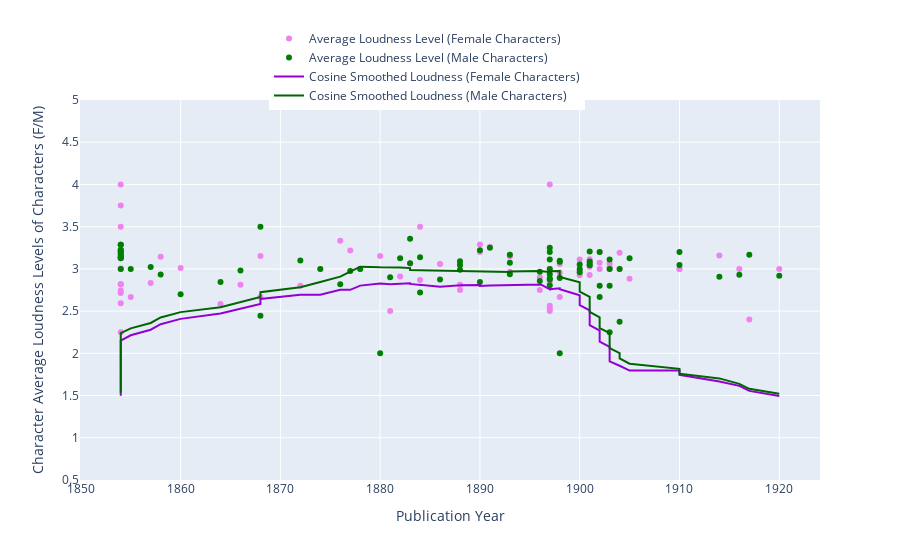

The notebook cell saved with this chart:
### Code cell
# Character Loudness sorted by female and male average character loudness but independent of authors

import plotly.graph_objects as go
import numpy as np

# Sort the DataFrame by 'text_used_date' column
df_female_sorted_by_publication_year = df_new2_female.sort_values(by='text_used_date')

# Calculate cosine smoothed loudness values for females
window_size = 50  # Define the window size for cosine smoothing
cosine_smoothed_loudness_female = np.convolve(df_female_sorted_by_publication_year['female_loudness_average'], np.ones(window_size)/window_size, mode='same')

# Calculate cosine smoothed loudness values for males
cosine_smoothed_loudness_male = np.convolve(df_female_sorted_by_publication_year['male_loudness_average'], np.ones(window_size)/window_size, mode='same')

# Create scatter plot for loudness for females
scatter_female = go.Scatter(x=df_female_sorted_by_publication_year['text_used_date'], 
                            y=df_female_sorted_by_publication_year['female_loudness_average'],
                            mode='markers',
                            marker=dict(color='violet'),
                            name='Average Loudness Level (Female Characters)',
                            text=df_female_sorted_by_publication_year['filename'],  # Hover text
                            hoverinfo='text')

# Create scatter plot for loudness for males
scatter_male = go.Scatter(x=df_female_sorted_by_publication_year['text_used_date'], 
                          y=df_female_sorted_by_publication_year['male_loudness_average'],
                          mode='markers',
                          marker=dict(color='green'),
                          name='Average Loudness Level (Male Characters)',
                          text=df_female_sorted_by_publication_year['filename'],  # Hover text
                          hoverinfo='text')

# Create line plot for cosine smoothed loudness for females
line_smoothed_female = go.Scatter(x=df_female_sorted_by_publication_year['text_used_date'], 
                                  y=cosine_smoothed_loudness_female,
                                  mode='lines',
                                  line=dict(color='darkviolet', width=2),
                                  name='Cosine Smoothed Loudness (Female Characters)')

# Create line plot for cosine smoothed loudness for males
line_smoothed_male = go.Scatter(x=df_female_sorted_by_publication_year['text_used_date'], 
                                y=cosine_smoothed_loudness_male,
                                mode='lines',
                                line=dict(color='darkgreen', width=2),
                                name='Cosine Smoothed Loudness (Male Characters)')

# Create layout
layout = go.Layout(#title='Character Representation by Female Authors',
                   xaxis=dict(title='Publication Year'),
                   yaxis=dict(title='Character Average Loudness Levels of Characters (F/M)', range=[0.5, 5]),
                   hovermode='closest',
                   legend=dict(x=0.5, y=1.2, orientation='h'),
                   template='plotly')  

# Create figure
fig = go.Figure(data=[scatter_female, scatter_male, line_smoothed_female, line_smoothed_male], layout=layout)

# Show plot
fig.show()

# Export as PNG with high resolution for print
fig.write_image("/Users/sguhr/Desktop/Diss_notebooks/Diss_data_visualization/20240514_CL_female_male_characters_smoothed_medium_res_df_new2_new_female_authors2.png", scale=10)

# Export as HTML
fig.write_html("/Users/sguhr/Desktop/Diss_notebooks/Diss_data_visualization/20240514_CL_female_male_characters_smoothed_medium_res_df_new2_new_female_authors2.html")

### Figure 1 — Plotly figure (JSON) as saved in the notebook; plotly's stock layout.template omitted (floating-point values rounded to 4 significant figures)
{"data": [{"hoverinfo": "text", "marker": {"color": "violet"}, "mode": "markers", "name": "Average Loudness Level (Female Characters)", "text": ["Wildermuth_Ottilie_Geschichten_aus_Schwaben_Auch_ein_altes_Paerchen", "Wildermuth_Ottilie_Geschichten_aus_Schwaben_Aus_dem_Leben_einer_Hausfrau_der_neuen_Zeit", "Wildermuth_Ottilie_Geschichten_aus_Schwaben_Das_genuegsame_Pfarrhaus", "Wildermuth_Ottilie_Geschichten_aus_Schwaben_Das_toechterreiche_Pfarrhaus", "Wildermuth_Ottilie_Geschichten_aus_Schwaben_Der_alte_Frey", "Wildermuth_Ottilie_Geschichten_aus_Schwaben_Der_Prinz_aus_Mohrenland", "Wildermuth_Ottilie_Geschichten_aus_Schwaben_Der_Witwe_Toechterlein", "Wildermuth_Ottilie_Geschichten_aus_Schwaben_Der_Englaender", "Wildermuth_Ottilie_Geschichten_aus_Schwaben_Drei_Brueder", "Wildermuth_Ottilie_Geschichten_aus_Schwaben_Eine_alter_Jungfer", "Wildermuth_Ottilie_Geschichten_aus_Schwaben_Keine_Neigungsheirath", "Wildermuth_Ottilie_Geschichten_aus_Schwaben_Die_Jammerbase", "Wildermuth_Ottilie_Geschichten_aus_Schwaben_Das_erfolgreiche_Conzert", "Polko_Elise_Eine_Leonore", "von_Schorn_Henriette_In_guter_und_in_boeser_Zeit", "von_Schorn_Henriette_Kind_und_Kindeskind", "Wildermuth_Ottilie_Onkel_Gottliebs_Jugendliebe", "Ernesti_Louise_Unter_dem_Bauernkittel", "Wildermuth_Ottilie_Krieg_und_Frieden", "von_Duering-Oetken_Helene_Drei_Blumen_am_Wege_eines_Hagestolzen", "Tenger_Mariam_Meister_Hans", "Jarke_Franziska_Und_er_soll_Dein_Herr_sein", "Louran_Hermine_Fliederzweige", "Linz_Amelie_Ein_Grab", "von_Ebner-Eschenbach_Marie_Er_lasst_die_Hand", "Christen_Ada_Kaethes_Federhut", "Linz_Amelie_Das_Fruehlingsbluemchen", "von_Reuss_Zoe_Der_schwarze_Fritz", "von_Suttner_Bertha_Ketten_und_Verkettungen", "von_Ebner-Eschenbach_Marie_Die_Resel", "von_Ebner-Eschenbach_Marie_Krambambuli", "Christen_Ada_Der_einsame_Spatz", "Christen_Ada_Als_er_heimkehrte", "Spyri_Johanna_Was_die_Grossmutter", "von_Peternell_Anna_Die_Frau_Majorin", "Arnold_Hans_Amicitia", "Ludwig_Julie_Waldemars_Brautfahrt", "Frapan_Ilse_Uns_Ida", "Frapan_Ilse_Thedche_Bolzen", "Frapan_Ilse_Bittersuess_Monika", "von_Buelow_Frieda_Die_schoensten_Novellen_Sie_und_Er", "Villinger_Hermine_Aus_unserer_Zeit_Die_Bas", "Villinger_Hermine_Aus_unserer_Zeit_Revisors", "Niese_Charlotte_Geschichten_aus_Corisande_Die_Geschichte_des_Etatsrats", "Niese_Charlotte_Geschichten_aus_Corisande_Corisande", "Viebig_Clara_Die_Cigarrenarbeiterin", "zu_Reventlow_Franziska_Das_graefliche_Milchgeschaeft", "Treu_Eva_Der_gute_Regen", "Janitschek_Maria_Das_kleine_Huendchen", "Boehlau_Helene_Altweimarische_Liebesgeschichten_Das_ehrbussliche_Weiblein", "Janitschek_Maria_Land", "Viebig_Clara_Margrets_Wallfahrt", "Viebig_Clara_Der_Osterquell", "Anklam_Louise_Kindergeschichten_Der_Herr_Kaiser", "Anklam_Louise_Kindergeschichten_Der_Weihnachtsabend", "Anklam_Louise_Kindergeschichten_Der_wilde_Arno", "Anklam_Louise_Kindergeschichten_Der_Wunderdoktor", "Wildermuth_Ottilie_Die_alte_Freundin_Des_Herrn_Pfarrers_Kuh", "Wildermuth_Ottilie_Die_alte_Freundin_Es_ging_ein_Engel_durch_das_Haus", "Merk_Emma_Die_ersehnte_Stunde", "Sapper_Agnes_Das_kleine_Dummerle_Regine_Lenz", "Sapper_Agnes_Das_kleine_Dummerle_Mutter_und_Tochter", "Sapper_Agnes_Das_kleine_Dummerle_Ein_geplagter_Mann", "Sapper_Agnes_Das_kleine_Dummerle_Das_kleine_Dummerle", "Janitschek_Maria_Das_neue_Weib", "Janitschek_Maria_Hysterie", "Janitschek_Maria_Neue_Erziehung", "Meisel-Hess_Grete_Suchende_Seelen_Das_Leid", "Meisel-Hess_Grete_Suchende_Seelen_Die_Luege", "Meisel-Hess_Grete_Suchende_Seelen_Krisis", "Duncker_Dora_Totgelacht", "Behrens_Bertha_Alte_Liebe_und_anderes_Maiblumen", "Behrens_Bertha_Alte_Liebe_und_anderes_Alte_Liebe", "Duncker_Dora_Jugend", "Niese_Charlotte_Es_war_gut_so", "von_Ebner-Eschenbach_Marie_Der_Saeger", "Rie_Therese_Die_Liebende_Die_Spiessbuergerin", "Pappenheim_Bertha_Erzaehlungen_Der_Wunderrabbi", "zu_Reventlow_Franziska_Spiritismus", "Niese_Charlotte_Die_falschen_Weihnachtsbaeume"], "type": "scatter", "x": [1854, 1854, 1854, 1854, 1854, 1854, 1854, 1854, 1854, 1854, 1854, 1854, 1854, 1855, 1857, 1858, 1860, 1864, 1866, 1868, 1868, 1872, 1874, 1876, 1877, 1878, 1880, 1881, 1882, 1883, 1883, 1884, 1884, 1886, 1888, 1888, 1888, 1890, 1890, 1891, 1893, 1893, 1893, 1896, 1896, 1897, 1897, 1897, 1897, 1897, 1897, 1897, 1897, 1898, 1898, 1898, 1898, 1900, 1900, 1900, 1901, 1901, 1901, 1901, 1902, 1902, 1902, 1903, 1903, 1903, 1903, 1904, 1904, 1905, 1910, 1910, 1914, 1916, 1917, 1920], "y": [2.744, 3.005, 2.714, 2.594, 3.5, 3.286, 2.818, 4.0, 2.25, 3.0, 3.125, 2.818, 3.75, 2.667, 2.833, 3.143, 3.012, 2.583, 2.812, 3.154, 2.667, 2.8, 3.0, 3.333, 3.217, 3.0, 3.154, 2.5, 2.909, 3.062, 0.0, 3.5, 2.868, 3.057, 3.051, 2.812, 2.75, 3.2, 3.288, 3.261, 3.167, 3.147, 2.967, 2.75, 2.9, 2.562, 0.0, 2.857, 0.0, 2.5, 4.0, 2.533, 3.0, 2.958, 3.059, 2.667, 2.905, 2.926, 2.983, 3.112, 3.116, 3.024, 3.086, 2.929, 3.0, 3.071, 3.2, 3.0, 3.062, 0.0, 3.02, 3.0, 3.19, 2.882, 3.0, 3.0, 3.158, 3.0, 2.4, 3.0]}, {"hoverinfo": "text", "marker": {"color": "green"}, "mode": "markers", "name": "Average Loudness Level (Male Characters)", "text": ["Wildermuth_Ottilie_Geschichten_aus_Schwaben_Auch_ein_altes_Paerchen", "Wildermuth_Ottilie_Geschichten_aus_Schwaben_Aus_dem_Leben_einer_Hausfrau_der_neuen_Zeit", "Wildermuth_Ottilie_Geschichten_aus_Schwaben_Das_genuegsame_Pfarrhaus", "Wildermuth_Ottilie_Geschichten_aus_Schwaben_Das_toechterreiche_Pfarrhaus", "Wildermuth_Ottilie_Geschichten_aus_Schwaben_Der_alte_Frey", "Wildermuth_Ottilie_Geschichten_aus_Schwaben_Der_Prinz_aus_Mohrenland", "Wildermuth_Ottilie_Geschichten_aus_Schwaben_Der_Witwe_Toechterlein", "Wildermuth_Ottilie_Geschichten_aus_Schwaben_Der_Englaender", "Wildermuth_Ottilie_Geschichten_aus_Schwaben_Drei_Brueder", "Wildermuth_Ottilie_Geschichten_aus_Schwaben_Eine_alter_Jungfer", "Wildermuth_Ottilie_Geschichten_aus_Schwaben_Keine_Neigungsheirath", "Wildermuth_Ottilie_Geschichten_aus_Schwaben_Die_Jammerbase", "Wildermuth_Ottilie_Geschichten_aus_Schwaben_Das_erfolgreiche_Conzert", "Polko_Elise_Eine_Leonore", "von_Schorn_Henriette_In_guter_und_in_boeser_Zeit", "von_Schorn_Henriette_Kind_und_Kindeskind", "Wildermuth_Ottilie_Onkel_Gottliebs_Jugendliebe", "Ernesti_Louise_Unter_dem_Bauernkittel", "Wildermuth_Ottilie_Krieg_und_Frieden", "von_Duering-Oetken_Helene_Drei_Blumen_am_Wege_eines_Hagestolzen", "Tenger_Mariam_Meister_Hans", "Jarke_Franziska_Und_er_soll_Dein_Herr_sein", "Louran_Hermine_Fliederzweige", "Linz_Amelie_Ein_Grab", "von_Ebner-Eschenbach_Marie_Er_lasst_die_Hand", "Christen_Ada_Kaethes_Federhut", "Linz_Amelie_Das_Fruehlingsbluemchen", "von_Reuss_Zoe_Der_schwarze_Fritz", "von_Suttner_Bertha_Ketten_und_Verkettungen", "von_Ebner-Eschenbach_Marie_Die_Resel", "von_Ebner-Eschenbach_Marie_Krambambuli", "Christen_Ada_Der_einsame_Spatz", "Christen_Ada_Als_er_heimkehrte", "Spyri_Johanna_Was_die_Grossmutter", "von_Peternell_Anna_Die_Frau_Majorin", "Arnold_Hans_Amicitia", "Ludwig_Julie_Waldemars_Brautfahrt", "Frapan_Ilse_Uns_Ida", "Frapan_Ilse_Thedche_Bolzen", "Frapan_Ilse_Bittersuess_Monika", "von_Buelow_Frieda_Die_schoensten_Novellen_Sie_und_Er", "Villinger_Hermine_Aus_unserer_Zeit_Die_Bas", "Villinger_Hermine_Aus_unserer_Zeit_Revisors", "Niese_Charlotte_Geschichten_aus_Corisande_Die_Geschichte_des_Etatsrats", "Niese_Charlotte_Geschichten_aus_Corisande_Corisande", "Viebig_Clara_Die_Cigarrenarbeiterin", "zu_Reventlow_Franziska_Das_graefliche_Milchgeschaeft", "Treu_Eva_Der_gute_Regen", "Janitschek_Maria_Das_kleine_Huendchen", "Boehlau_Helene_Altweimarische_Liebesgeschichten_Das_ehrbussliche_Weiblein", "Janitschek_Maria_Land", "Viebig_Clara_Margrets_Wallfahrt", "Viebig_Clara_Der_Osterquell", "Anklam_Louise_Kindergeschichten_Der_Herr_Kaiser", "Anklam_Louise_Kindergeschichten_Der_Weihnachtsabend", "Anklam_Louise_Kindergeschichten_Der_wilde_Arno", "Anklam_Louise_Kindergeschichten_Der_Wunderdoktor", "Wildermuth_Ottilie_Die_alte_Freundin_Des_Herrn_Pfarrers_Kuh", "Wildermuth_Ottilie_Die_alte_Freundin_Es_ging_ein_Engel_durch_das_Haus", "Merk_Emma_Die_ersehnte_Stunde", "Sapper_Agnes_Das_kleine_Dummerle_Regine_Lenz", "Sapper_Agnes_Das_kleine_Dummerle_Mutter_und_Tochter", "Sapper_Agnes_Das_kleine_Dummerle_Ein_geplagter_Mann", "Sapper_Agnes_Das_kleine_Dummerle_Das_kleine_Dummerle", "Janitschek_Maria_Das_neue_Weib", "Janitschek_Maria_Hysterie", "Janitschek_Maria_Neue_Erziehung", "Meisel-Hess_Grete_Suchende_Seelen_Das_Leid", "Meisel-Hess_Grete_Suchende_Seelen_Die_Luege", "Meisel-Hess_Grete_Suchende_Seelen_Krisis", "Duncker_Dora_Totgelacht", "Behrens_Bertha_Alte_Liebe_und_anderes_Maiblumen", "Behrens_Bertha_Alte_Liebe_und_anderes_Alte_Liebe", "Duncker_Dora_Jugend", "Niese_Charlotte_Es_war_gut_so", "von_Ebner-Eschenbach_Marie_Der_Saeger", "Rie_Therese_Die_Liebende_Die_Spiessbuergerin", "Pappenheim_Bertha_Erzaehlungen_Der_Wunderrabbi", "zu_Reventlow_Franziska_Spiritismus", "Niese_Charlotte_Die_falschen_Weihnachtsbaeume"], "type": "scatter", "x": [1854, 1854, 1854, 1854, 1854, 1854, 1854, 1854, 1854, 1854, 1854, 1854, 1854, 1855, 1857, 1858, 1860, 1864, 1866, 1868, 1868, 1872, 1874, 1876, 1877, 1878, 1880, 1881, 1882, 1883, 1883, 1884, 1884, 1886, 1888, 1888, 1888, 1890, 1890, 1891, 1893, 1893, 1893, 1896, 1896, 1897, 1897, 1897, 1897, 1897, 1897, 1897, 1897, 1898, 1898, 1898, 1898, 1900, 1900, 1900, 1901, 1901, 1901, 1901, 1902, 1902, 1902, 1903, 1903, 1903, 1903, 1904, 1904, 1905, 1910, 1910, 1914, 1916, 1917, 1920], "y": [3.2, 3.13, 3.167, 3.222, 3.14, 3.286, 3.143, 3.125, 3.2, 3.0, 3.286, 3.176, 3.222, 3.0, 3.023, 2.935, 2.7, 2.844, 2.98, 3.5, 2.444, 3.1, 3.0, 2.818, 2.975, 3.0, 2.0, 2.9, 3.125, 3.067, 3.357, 3.136, 2.719, 2.875, 2.99, 3.09, 3.045, 2.844, 3.22, 3.25, 3.167, 2.938, 3.074, 2.966, 2.857, 2.875, 3.111, 3.2, 3.0, 2.889, 2.806, 3.25, 2.938, 2.891, 2.0, 3.095, 3.083, 2.959, 3.053, 3.0, 3.044, 3.087, 3.207, 3.058, 2.667, 3.2, 2.8, 3.0, 3.111, 2.8, 2.25, 3.0, 2.375, 3.125, 3.045, 3.2, 2.906, 2.932, 3.167, 2.919]}, {"line": {"color": "darkviolet", "width": 2}, "mode": "lines", "name": "Cosine Smoothed Loudness (Female Characters)", "type": "scatter", "x": [1854, 1854, 1854, 1854, 1854, 1854, 1854, 1854, 1854, 1854, 1854, 1854, 1854, 1855, 1857, 1858, 1860, 1864, 1866, 1868, 1868, 1872, 1874, 1876, 1877, 1878, 1880, 1881, 1882, 1883, 1883, 1884, 1884, 1886, 1888, 1888, 1888, 1890, 1890, 1891, 1893, 1893, 1893, 1896, 1896, 1897, 1897, 1897, 1897, 1897, 1897, 1897, 1897, 1898, 1898, 1898, 1898, 1900, 1900, 1900, 1901, 1901, 1901, 1901, 1902, 1902, 1902, 1903, 1903, 1903, 1903, 1904, 1904, 1905, 1910, 1910, 1914, 1916, 1917, 1920], "y": [1.497, 1.557, 1.62, 1.67, 1.728, 1.789, 1.789, 1.859, 1.916, 1.978, 2.039, 2.095, 2.15, 2.214, 2.28, 2.345, 2.408, 2.471, 2.53, 2.585, 2.643, 2.695, 2.695, 2.752, 2.752, 2.802, 2.827, 2.817, 2.823, 2.83, 2.822, 2.809, 2.811, 2.79, 2.804, 2.806, 2.806, 2.81, 2.797, 2.802, 2.806, 2.804, 2.808, 2.816, 2.821, 2.758, 2.765, 2.769, 2.773, 2.764, 2.76, 2.76, 2.76, 2.77, 2.76, 2.758, 2.758, 2.688, 2.631, 2.57, 2.509, 2.453, 2.398, 2.334, 2.268, 2.203, 2.139, 2.076, 2.017, 1.962, 1.904, 1.853, 1.853, 1.796, 1.796, 1.746, 1.666, 1.615, 1.555, 1.496]}, {"line": {"color": "darkgreen", "width": 2}, "mode": "lines", "name": "Cosine Smoothed Loudness (Male Characters)", "type": "scatter", "x": [1854, 1854, 1854, 1854, 1854, 1854, 1854, 1854, 1854, 1854, 1854, 1854, 1854, 1855, 1857, 1858, 1860, 1864, 1866, 1868, 1868, 1872, 1874, 1876, 1877, 1878, 1880, 1881, 1882, 1883, 1883, 1884, 1884, 1886, 1888, 1888, 1888, 1890, 1890, 1891, 1893, 1893, 1893, 1896, 1896, 1897, 1897, 1897, 1897, 1897, 1897, 1897, 1897, 1898, 1898, 1898, 1898, 1900, 1900, 1900, 1901, 1901, 1901, 1901, 1902, 1902, 1902, 1903, 1903, 1903, 1903, 1904, 1904, 1905, 1910, 1910, 1914, 1916, 1917, 1920], "y": [1.532, 1.592, 1.632, 1.69, 1.753, 1.814, 1.881, 1.944, 1.998, 2.056, 2.116, 2.178, 2.238, 2.295, 2.36, 2.425, 2.488, 2.547, 2.608, 2.668, 2.725, 2.782, 2.844, 2.908, 2.968, 3.026, 3.018, 3.021, 3.016, 3.01, 2.987, 2.983, 2.982, 2.978, 2.975, 2.975, 2.971, 2.969, 2.969, 2.97, 2.963, 2.968, 2.97, 2.973, 2.976, 2.962, 2.958, 2.956, 2.943, 2.949, 2.951, 2.955, 2.973, 2.974, 2.974, 2.971, 2.904, 2.842, 2.787, 2.73, 2.67, 2.608, 2.547, 2.49, 2.426, 2.361, 2.298, 2.239, 2.177, 2.118, 2.061, 2.003, 1.941, 1.877, 1.817, 1.759, 1.703, 1.638, 1.579, 1.522]}], "layout": {"hovermode": "closest", "legend": {"orientation": "h", "x": 0.5, "y": 1.2}, "xaxis": {"title": {"text": "Publication Year"}}, "yaxis": {"range": [0.5, 5], "title": {"text": "Character Average Loudness Levels of Characters (F/M)"}}}}
